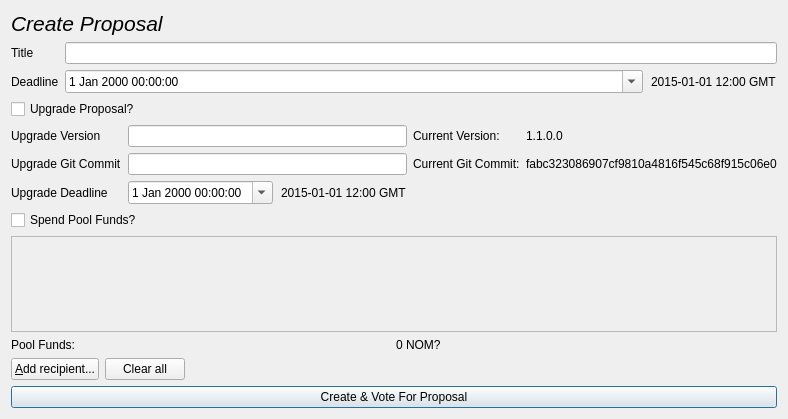
<?xml version="1.0" encoding="UTF-8"?>
<ui version="4.0">
 <class>CreateProposalDialog</class>
 <widget class="QDialog" name="CreateProposalDialog">
  <property name="geometry">
   <rect>
    <x>0</x>
    <y>0</y>
    <width>748</width>
    <height>419</height>
   </rect>
  </property>
  <property name="windowTitle">
   <string>Create Proposal</string>
  </property>
  <layout class="QVBoxLayout" name="verticalLayout_3">
   <item>
    <widget class="QLabel" name="label_2">
     <property name="sizeIncrement">
      <size>
       <width>30</width>
       <height>30</height>
      </size>
     </property>
     <property name="baseSize">
      <size>
       <width>30</width>
       <height>30</height>
      </size>
     </property>
     <property name="font">
      <font>
       <pointsize>16</pointsize>
       <italic>true</italic>
      </font>
     </property>
     <property name="text">
      <string>Create Proposal</string>
     </property>
    </widget>
   </item>
   <item>
    <layout class="QFormLayout" name="formLayout_3">
     <property name="bottomMargin">
      <number>0</number>
     </property>
     <item row="0" column="0">
      <widget class="QLabel" name="label_3">
       <property name="text">
        <string>Title</string>
       </property>
      </widget>
     </item>
     <item row="0" column="1">
      <widget class="QLineEdit" name="editTitle">
       <property name="maxLength">
        <number>80</number>
       </property>
      </widget>
     </item>
     <item row="1" column="0">
      <widget class="QLabel" name="label_4">
       <property name="text">
        <string>Deadline</string>
       </property>
      </widget>
     </item>
     <item row="1" column="1">
      <layout class="QHBoxLayout" name="horizontalLayout_4">
       <property name="spacing">
        <number>8</number>
       </property>
       <item>
        <widget class="QDateTimeEdit" name="editDeadline">
         <property name="sizePolicy">
          <sizepolicy hsizetype="Minimum" vsizetype="Fixed">
           <horstretch>1</horstretch>
           <verstretch>0</verstretch>
          </sizepolicy>
         </property>
         <property name="calendarPopup">
          <bool>true</bool>
         </property>
        </widget>
       </item>
       <item>
        <widget class="QLabel" name="labelEditDeadline">
         <property name="text">
          <string>2015-01-01 12:00 GMT</string>
         </property>
        </widget>
       </item>
      </layout>
     </item>
    </layout>
   </item>
   <item>
    <widget class="QCheckBox" name="upgradeCheckbox">
     <property name="text">
      <string>Upgrade Proposal?</string>
     </property>
    </widget>
   </item>
   <item>
    <layout class="QGridLayout" name="upgradeLayout">
     <property name="sizeConstraint">
      <enum>QLayout::SetDefaultConstraint</enum>
     </property>
     <property name="bottomMargin">
      <number>0</number>
     </property>
     <item row="0" column="1">
      <widget class="QLineEdit" name="editUpgradeVersion"/>
     </item>
     <item row="0" column="2">
      <widget class="QLabel" name="labelVersionText">
       <property name="text">
        <string>Current Version:</string>
       </property>
      </widget>
     </item>
     <item row="1" column="1">
      <widget class="QLineEdit" name="editUpgradeGitCommit"/>
     </item>
     <item row="0" column="0">
      <widget class="QLabel" name="labelUpgradeVersion">
       <property name="text">
        <string>Upgrade Version</string>
       </property>
      </widget>
     </item>
     <item row="2" column="0">
      <widget class="QLabel" name="labelUpgradeDeadline">
       <property name="text">
        <string>Upgrade Deadline</string>
       </property>
      </widget>
     </item>
     <item row="1" column="0">
      <widget class="QLabel" name="labelUpgradeGitCommit">
       <property name="text">
        <string>Upgrade Git Commit</string>
       </property>
      </widget>
     </item>
     <item row="1" column="2">
      <widget class="QLabel" name="labelGitCommit">
       <property name="text">
        <string>Current Git Commit:</string>
       </property>
      </widget>
     </item>
     <item row="2" column="1">
      <layout class="QHBoxLayout" name="horizontalLayout_5">
       <property name="spacing">
        <number>8</number>
       </property>
       <item>
        <widget class="QDateTimeEdit" name="editUpgradeDeadline">
         <property name="sizePolicy">
          <sizepolicy hsizetype="Minimum" vsizetype="Fixed">
           <horstretch>1</horstretch>
           <verstretch>0</verstretch>
          </sizepolicy>
         </property>
         <property name="calendarPopup">
          <bool>true</bool>
         </property>
        </widget>
       </item>
       <item>
        <widget class="QLabel" name="labelEditUpgradeDeadline">
         <property name="text">
          <string>2015-01-01 12:00 GMT</string>
         </property>
        </widget>
       </item>
      </layout>
     </item>
     <item row="1" column="3">
      <widget class="QLabel" name="labelGitCommitText">
       <property name="text">
        <string>fabc323086907cf9810a4816f545c68f915c06e0</string>
       </property>
      </widget>
     </item>
     <item row="0" column="3">
      <widget class="QLabel" name="labelVersion">
       <property name="text">
        <string>1.1.0.0</string>
       </property>
      </widget>
     </item>
    </layout>
   </item>
   <item>
    <widget class="QCheckBox" name="spendPoolFundsCheckBox">
     <property name="text">
      <string>Spend Pool Funds?</string>
     </property>
    </widget>
   </item>
   <item>
    <widget class="QScrollArea" name="scrollArea">
     <property name="widgetResizable">
      <bool>true</bool>
     </property>
     <widget class="QWidget" name="scrollAreaWidgetContents">
      <property name="geometry">
       <rect>
        <x>0</x>
        <y>0</y>
        <width>734</width>
        <height>143</height>
       </rect>
      </property>
      <layout class="QVBoxLayout" name="verticalLayout_2">
       <property name="leftMargin">
        <number>0</number>
       </property>
       <property name="topMargin">
        <number>0</number>
       </property>
       <property name="rightMargin">
        <number>0</number>
       </property>
       <property name="bottomMargin">
        <number>0</number>
       </property>
       <item>
        <layout class="QVBoxLayout" name="entries">
         <property name="spacing">
          <number>6</number>
         </property>
         <item>
          <spacer name="verticalSpacer">
           <property name="orientation">
            <enum>Qt::Vertical</enum>
           </property>
           <property name="sizeHint" stdset="0">
            <size>
             <width>20</width>
             <height>40</height>
            </size>
           </property>
          </spacer>
         </item>
        </layout>
       </item>
      </layout>
     </widget>
    </widget>
   </item>
   <item>
    <layout class="QHBoxLayout" name="horizontalLayout_2">
     <property name="spacing">
      <number>3</number>
     </property>
     <item>
      <widget class="QLabel" name="labelPoolFundsDesc">
       <property name="text">
        <string>Pool Funds:</string>
       </property>
      </widget>
     </item>
     <item>
      <widget class="QLabel" name="labelPoolFunds">
       <property name="text">
        <string>0 NOM?</string>
       </property>
       <property name="textInteractionFlags">
        <set>Qt::LinksAccessibleByMouse|Qt::TextSelectableByKeyboard|Qt::TextSelectableByMouse</set>
       </property>
      </widget>
     </item>
    </layout>
   </item>
   <item>
    <layout class="QHBoxLayout" name="horizontalLayout">
     <item>
      <widget class="QPushButton" name="addButton">
       <property name="toolTip">
        <string>Send to multiple recipients at once</string>
       </property>
       <property name="text">
        <string>&amp;Add recipient...</string>
       </property>
       <property name="icon">
        <iconset resource="../bitcoin.qrc">
         <normaloff>:/icons/add</normaloff>:/icons/add</iconset>
       </property>
      </widget>
     </item>
     <item>
      <widget class="QPushButton" name="clearButton">
       <property name="sizePolicy">
        <sizepolicy hsizetype="Minimum" vsizetype="Fixed">
         <horstretch>0</horstretch>
         <verstretch>0</verstretch>
        </sizepolicy>
       </property>
       <property name="toolTip">
        <string>Remove all transaction fields</string>
       </property>
       <property name="text">
        <string>Clear all</string>
       </property>
       <property name="icon">
        <iconset resource="../bitcoin.qrc">
         <normaloff>:/icons/remove</normaloff>:/icons/remove</iconset>
       </property>
       <property name="autoRepeatDelay">
        <number>300</number>
       </property>
      </widget>
     </item>
     <item>
      <spacer name="horizontalSpacer">
       <property name="orientation">
        <enum>Qt::Horizontal</enum>
       </property>
       <property name="sizeHint" stdset="0">
        <size>
         <width>40</width>
         <height>20</height>
        </size>
       </property>
      </spacer>
     </item>
    </layout>
   </item>
   <item>
    <widget class="QPushButton" name="createButton">
     <property name="minimumSize">
      <size>
       <width>150</width>
       <height>0</height>
      </size>
     </property>
     <property name="toolTip">
      <string>Confirm the send action</string>
     </property>
     <property name="text">
      <string>Create &amp;&amp; Vote For Proposal</string>
     </property>
     <property name="icon">
      <iconset resource="../bitcoin.qrc">
       <normaloff>:/icons/send</normaloff>:/icons/send</iconset>
     </property>
     <property name="default">
      <bool>true</bool>
     </property>
    </widget>
   </item>
  </layout>
 </widget>
 <resources>
  <include location="../bitcoin.qrc"/>
 </resources>
 <connections/>
</ui>
